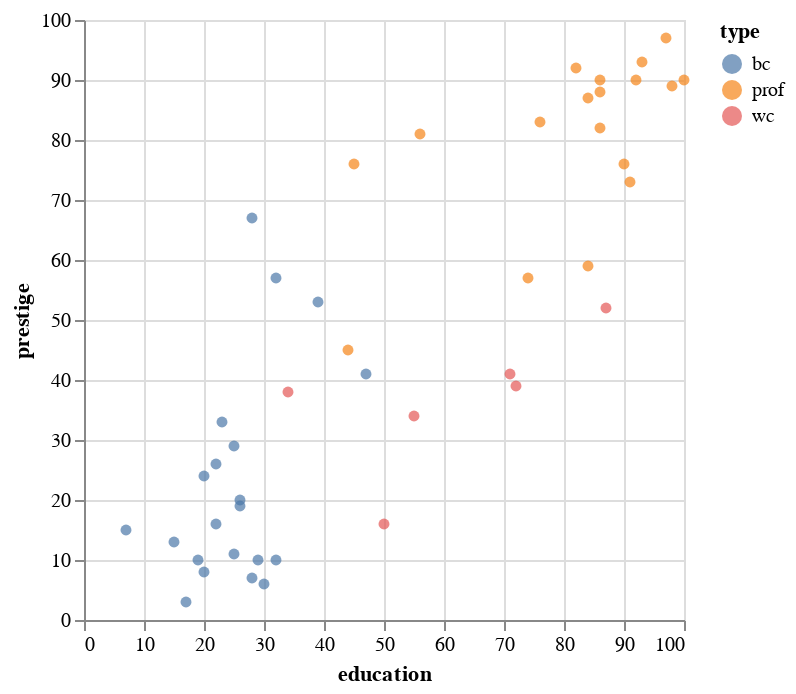

Notebook cell for this chart:
### Code cell
#color
alt.Chart(df).mark_circle().encode(
    x="education",
    y="prestige",
    color='type'
)

### Figure 1 — Vega-Lite specification as saved in the notebook (floating-point values rounded to 4 significant figures)
{"config": {"view": {"continuousWidth": 300, "continuousHeight": 300}}, "data": {"name": "data-6c3c4fe8ce6d318dd60bd5b8762eae0a"}, "mark": {"type": "circle"}, "encoding": {"color": {"field": "type", "type": "nominal"}, "x": {"field": "education", "type": "quantitative"}, "y": {"field": "prestige", "type": "quantitative"}}, "$schema": "https://vega.github.io/schema/vega-lite/v5.20.1.json", "datasets": {"data-6c3c4fe8ce6d318dd60bd5b8762eae0a": [{"type": "prof", "income": 62, "education": 86, "prestige": 82}, {"type": "prof", "income": 72, "education": 76, "prestige": 83}, {"type": "prof", "income": 75, "education": 92, "prestige": 90}, {"type": "prof", "income": 55, "education": 90, "prestige": 76}, {"type": "prof", "income": 64, "education": 86, "prestige": 90}, {"type": "prof", "income": 21, "education": 84, "prestige": 87}, {"type": "prof", "income": 64, "education": 93, "prestige": 93}, {"type": "prof", "income": 80, "education": 100, "prestige": 90}, {"type": "wc", "income": 67, "education": 87, "prestige": 52}, {"type": "prof", "income": 72, "education": 86, "prestige": 88}, {"type": "prof", "income": 42, "education": 74, "prestige": 57}, {"type": "prof", "income": 76, "education": 98, "prestige": 89}, {"type": "prof", "income": 76, "education": 97, "prestige": 97}, {"type": "prof", "income": 41, "education": 84, "prestige": 59}, {"type": "prof", "income": 48, "education": 91, "prestige": 73}, {"type": "wc", "income": 76, "education": 34, "prestige": 38}, {"type": "prof", "income": 53, "education": 45, "prestige": 76}, {"type": "prof", "income": 60, "education": 56, "prestige": 81}, {"type": "prof", "income": 42, "education": 44, "prestige": 45}, {"type": "prof", "income": 78, "education": 82, "prestige": 92}, {"type": "wc", "income": 29, "education": 72, "prestige": 39}, {"type": "wc", "income": 48, "education": 55, "prestige": 34}, {"type": "wc", "income": 55, "education": 71, "prestige": 41}, {"type": "wc", "income": 29, "education": 50, "prestige": 16}, {"type": "bc", "income": 21, "education": 23, "prestige": 33}, {"type": "bc", "income": 47, "education": 39, "prestige": 53}, {"type": "bc", "income": 81, "education": 28, "prestige": 67}, {"type": "bc", "income": 36, "education": 32, "prestige": 57}, {"type": "bc", "income": 22, "education": 22, "prestige": 26}, {"type": "bc", "income": 44, "education": 25, "prestige": 29}, {"type": "bc", "income": 15, "education": 29, "prestige": 10}, {"type": "bc", "income": 7, "education": 7, "prestige": 15}, {"type": "bc", "income": 42, "education": 26, "prestige": 19}, {"type": "bc", "income": 9, "education": 19, "prestige": 10}, {"type": "bc", "income": 21, "education": 15, "prestige": 13}, {"type": "bc", "income": 21, "education": 20, "prestige": 24}, {"type": "bc", "income": 16, "education": 26, "prestige": 20}, {"type": "bc", "income": 16, "education": 28, "prestige": 7}, {"type": "bc", "income": 9, "education": 17, "prestige": 3}, {"type": "bc", "income": 14, "education": 22, "prestige": 16}, {"type": "bc", "income": 12, "education": 30, "prestige": 6}, {"type": "bc", "income": 17, "education": 25, "prestige": 11}, {"type": "bc", "income": 7, "education": 20, "prestige": 8}, {"type": "bc", "income": 34, "education": 47, "prestige": 41}, {"type": "bc", "income": 8, "education": 32, "prestige": 10}]}}
